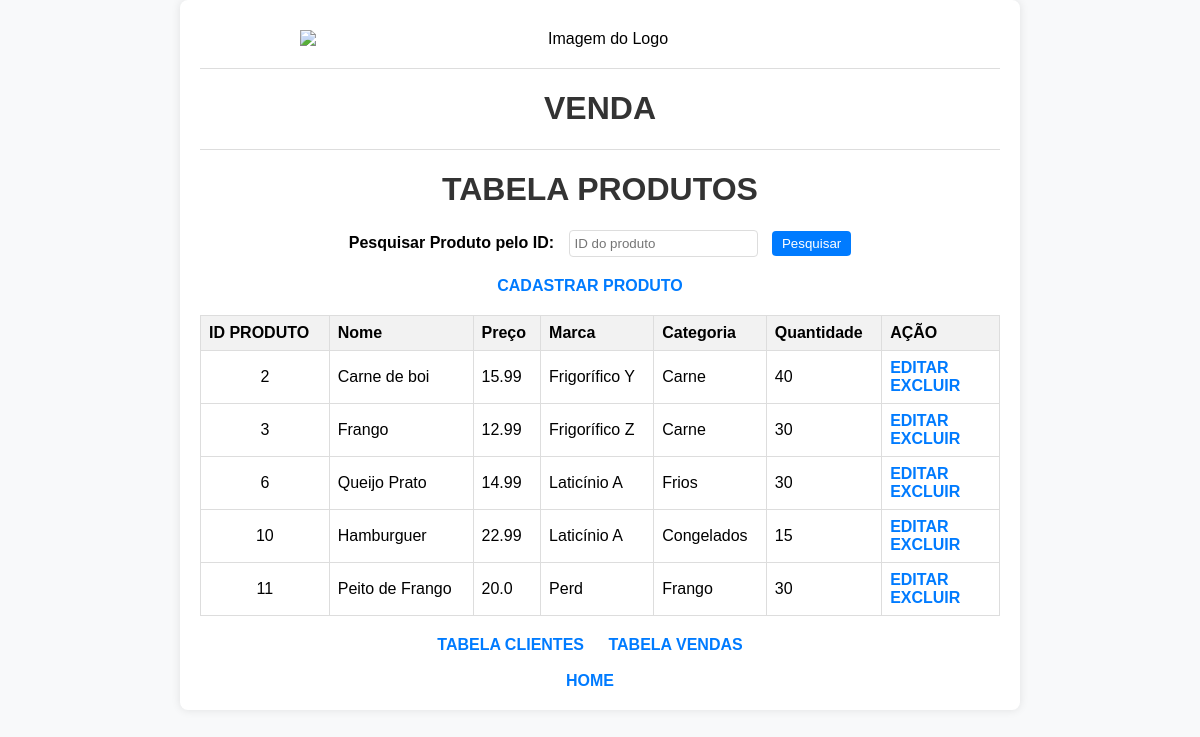
The page /tab_produtos on the database its author committed.
### tables this page shows
CREATE TABLE produto (
                idproduto INTEGER PRIMARY KEY,
                nome TEXT,
                preco REAL,
                marca TEXT,
                categoria TEXT,
                qtd INTEGER
            );

### app.py (the view)
@app.route('/tab_produtos')
def raiz_produtos():
    data = carregar_dados_produtos()
    return render_template('tabela_prod.html', data=data)

### app.py (called while the page is built)
def carregar_dados_produtos():
    banco = sqlite3.connect('vendas.db')
    cursor = banco.cursor()
    cursor.execute("SELECT * FROM produto")
    data = cursor.fetchall()
    banco.close()
    return data

### templates/tabela_prod.html (shortened to what this page needs)
<!DOCTYPE html>
<html lang="en">
<head>
</head>
<body>
    <div class="container">
        <img src="https://github.com/Junior36912/imagens/blob/main/imagem.png?raw=true" alt="Imagem do Logo" class="logo">
        <hr>
        <h1>VENDA</h1>
        <hr>
        <h1>TABELA PRODUTOS</h1>
        <form action="{{ url_for('pesquisar_produto') }}" method="GET">
            <label for="search_id">Pesquisar Produto pelo ID:</label>
            <input type="text" id="search_id" name="search_id" placeholder="ID do produto">
            <button type="submit">Pesquisar</button>
        </form>
        <a href="{{url_for('add_produto')}}"> CADASTRAR PRODUTO</a>
        <table border="1">
            <thead>
                <tr>
                    <th>ID PRODUTO</th>
                    <th>Nome</th>
                    <th>Preço</th>
                    <th>Marca</th>
                    <th>Categoria</th>
                    <th>Quantidade</th>
                    <th>AÇÃO</th>
                </tr>
            </thead>
            <tbody>
                {% for row in data %}
                    <tr>
                        <td><center>{{ row[0] }}</center></td>
                        <td>{{ row[1] }}</td>
                        <td>{{ row[2] }}</td>
                        <td>{{ row[3] }}</td>
                        <td>{{ row[4] }}</td>
                        <td>{{ row[5] }}</td>
                        <td>
                            <a href="{{url_for('rota_editar_produto', idproduto=row[0])}}"> EDITAR</a><br/>
                            <a href="{{ url_for('rota_excluir_produto', idproduto=row[0]) }}"> EXCLUIR</a>
                        </td>
                    </tr>
                {% endfor %}
            </tbody>
        </table>
        <div class="pagination">
            <a href="/tab_cliente">TABELA CLIENTES</a>
            <a href="/tab_venda">TABELA VENDAS</a>
        </div>
        <br/>
        <a href="/">HOME</a><br/>
    </div>
</body>
</html>

### templates/tabela_prod.html (style rules this page uses)
body { font-family: Arial, sans-serif; background-color: #f8f9fa; margin: 0; padding: 0; }
.logo { width: 600px; height: auto; display: block; margin: 10px auto 5px auto; }
hr { border: none; border-top: 1px solid #ddd; margin: 20px auto; }
.container { max-width: 800px; margin: 0 auto; padding: 20px; background-color: #fff; border-radius: 8px; box-shadow: 0 0 10px rgba(0, 0, 0, 0.1); text-align: center; }
h1 { color: #333; }
form { margin-bottom: 20px; }
label { font-weight: bold; margin-right: 10px; }
input[type="text"] { padding: 5px; margin-right: 10px; border-radius: 4px; border: 1px solid #ddd; }
button { padding: 5px 10px; background-color: #007bff; color: #fff; border: none; border-radius: 4px; cursor: pointer; }
a { text-decoration: none; color: #007bff; font-weight: bold; margin-right: 20px; transition: color 0.3s ease; }
table { width: 100%; border-collapse: collapse; margin-top: 20px; }
th, td { border: 1px solid #ddd; padding: 8px; text-align: left; }
th { background-color: #f2f2f2; }
.pagination { text-align: center; margin-top: 20px; }

### rows shown on the page
produto: idproduto "2", nome "Carne de boi", preco "15.99", marca "Frigorífico Y", categoria "Carne", qtd "40"
produto: idproduto "3", nome "Frango", preco "12.99", marca "Frigorífico Z", categoria "Carne", qtd "30"
produto: idproduto "6", nome "Queijo Prato", preco "14.99", marca "Laticínio A", categoria "Frios", qtd "30"
produto: idproduto "10", nome "Hamburguer", preco "22.99", marca "Laticínio A", categoria "Congelados", qtd "15"
produto: idproduto "11", nome "Peito de Frango", preco "20.0", marca "Perd", categoria "Frango", qtd "30"
